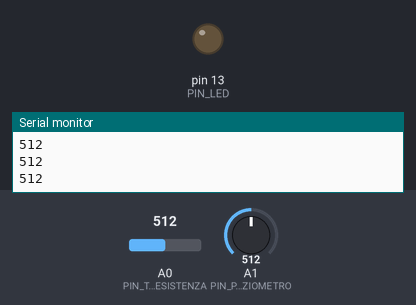
Simulated run of this sketch. Board: Arduino Uno, built with avr-gcc and run on an emulated ATmega328P. Parts: output pins drawn as LEDs (lit = HIGH), the last lines printed to the serial monitor. Inputs (shaded band) come from the test bench; at power-on: A1 (PIN_POTENZIOMETRO) = 512, A0 (PIN_TERMORESISTENZA) = 512.

Above: at 1.2 s.
1.3 s: A1 (PIN_POTENZIOMETRO) set to 494
At 1.9 s:
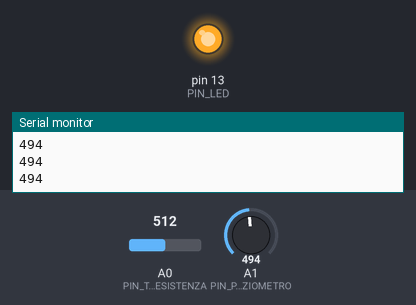
2.8 s: A1 (PIN_POTENZIOMETRO) set to 716
At 3.1 s:
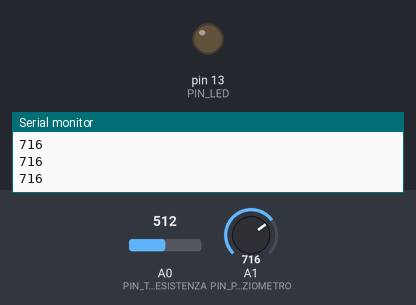
4.3 s: A1 (PIN_POTENZIOMETRO) set to 511
At 5.4 s:
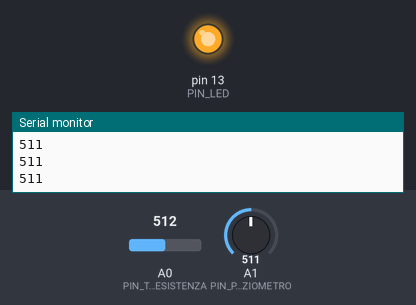
Timing chart, 0 to 7.3 s (numbered marks = the images above; inputs shaded):
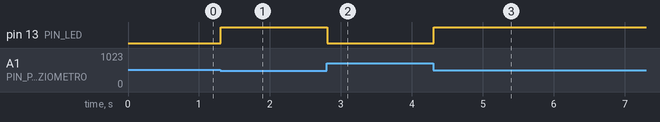

Measured:
- the behaviour switches between 512 and 511 on A1 (PIN_POTENZIOMETRO) (found by bisection; images 0 and 1)
- after the input at 1.3 s, pin 13 (PIN_LED): LOW → HIGH at once
- after the input at 2.8 s, pin 13 (PIN_LED): HIGH → LOW at once
- after the input at 4.3 s, pin 13 (PIN_LED): LOW → HIGH at once

The sketch:

_07_TermostatoRegolabile.ino
```cpp
const byte PIN_TERMORESISTENZA = A0;
const byte PIN_POTENZIOMETRO   = A1;
const byte PIN_LED             = 13;

void setup() {
  pinMode(PIN_TERMORESISTENZA, INPUT);
  pinMode(PIN_POTENZIOMETRO,   INPUT);
  pinMode(PIN_LED,             OUTPUT);

  // In questo sketch si usa la trasmissione seriale
  Serial.begin(9600);
}

void loop() {
  int valorePotenziometro = analogRead(PIN_POTENZIOMETRO);

  // Un controllo sulla lettura: invia il dato al PC
  Serial.println(valorePotenziometro);

  int temperatura = analogRead(PIN_TERMORESISTENZA);

  if (temperatura > valorePotenziometro)
    // è caldo: accendo il "ventilatore"
    digitalWrite(PIN_LED, HIGH);
  else
    // è freddo: lo spengo
    digitalWrite(PIN_LED, LOW);
}
```
